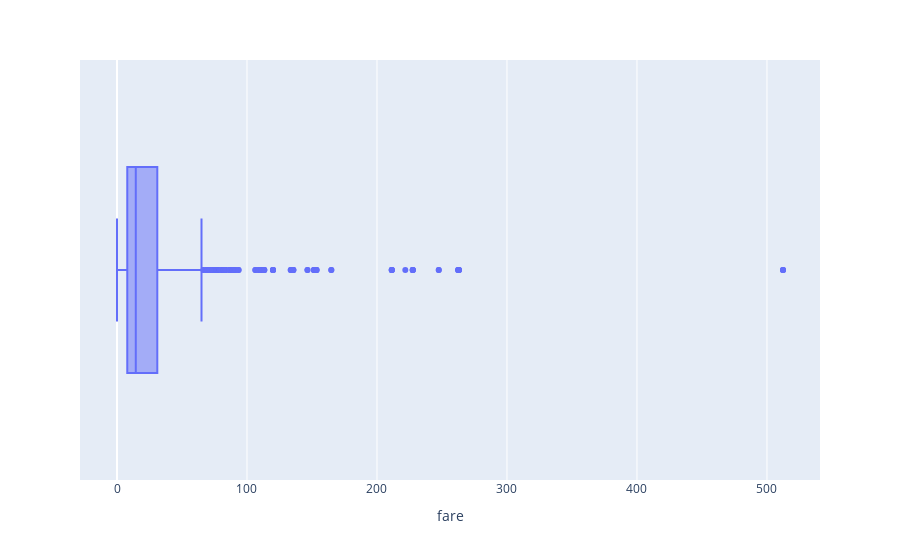

Source (notebook cell):
### Markdown cell above
### Boxplot

### Code cell
px.box(titanic, x="fare") ## Univariate Auswertung

### Figure 1 — Plotly figure (JSON) as saved in the notebook; plotly's stock layout.template omitted (floating-point values rounded to 4 significant figures; data arrays with more than 128 entries replaced by an {"elided": "..."} marker saying what was removed)
{"data": [{"alignmentgroup": "True", "hovertemplate": "fare=%{x}<extra></extra>", "legendgroup": "", "marker": {"color": "#636efa"}, "name": "", "notched": false, "offsetgroup": "", "orientation": "h", "showlegend": false, "type": "box", "x": {"elided": "891 float values"}, "x0": " ", "xaxis": "x", "y0": " ", "yaxis": "y"}], "layout": {"boxmode": "group", "legend": {"tracegroupgap": 0}, "margin": {"t": 60}, "xaxis": {"anchor": "y", "domain": [0, 1], "title": {"text": "fare"}}, "yaxis": {"anchor": "x", "domain": [0, 1]}}}
